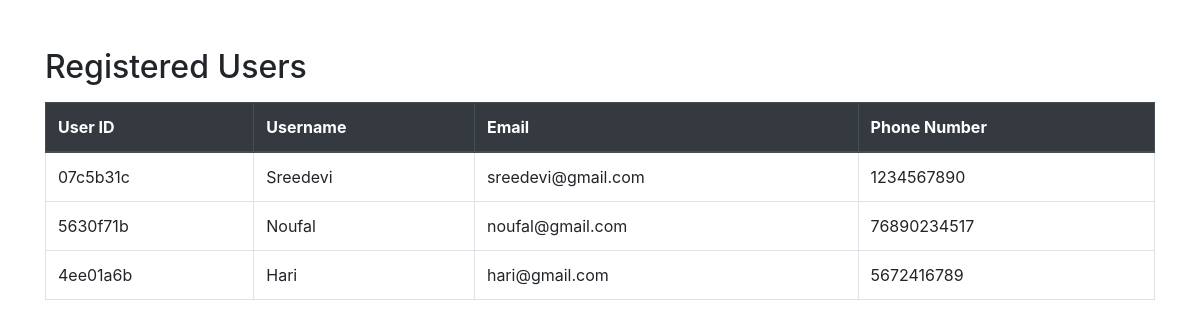
The page /userlist/ on the database its author committed.
### myapp/models.py (models this page shows, shortened)
class CustomUser(AbstractUser):
    phone_number = models.CharField(max_length=15, blank=True)
    userid = models.CharField(max_length=100, unique=True)

### myapp/views.py (the view)
# urls.py: path('userlist/', views.UserListHTMLView.as_view(), name='userlisturl'),
class UserListHTMLView(APIView):
    def get(self, request):
        users = CustomUser.objects.filter(is_superuser=False)
        return render(request, 'users.html', {'users': users})

### templates/users.html (shortened to what this page needs)
{% load static %}
<!DOCTYPE html>
<html lang="en">
<head>
    <link rel="stylesheet" href="https://stackpath.bootstrapcdn.com/bootstrap/4.5.2/css/bootstrap.min.css">
</head>
<body>
<div class="container mt-5">
    <h2>Registered Users</h2>
    <table class="table table-bordered table-hover mt-3">
        <thead class="thead-dark">
            <tr>
                <th>User ID</th>
                <th>Username</th>
                <th>Email</th>
                <th>Phone Number</th>
            </tr>
        </thead>
        <tbody>
            {% for user in users %}
            <tr>
                <td>{{ user.userid }}</td>
                <td>{{ user.username }}</td>
                <td>{{ user.email }}</td>
                <td>{{ user.phone_number }}</td>
            </tr>
            {% endfor %}
        </tbody>
    </table>
</div>
</body>
</html>

### rows shown on the page
CustomUser: userid "07c5b31c", username "Sreedevi", email "sreedevi@gmail.com", phone_number "1234567890"
CustomUser: userid "5630f71b", username "Noufal", email "noufal@gmail.com", phone_number "76890234517"
CustomUser: userid "4ee01a6b", username "Hari", email "hari@gmail.com", phone_number "5672416789"
